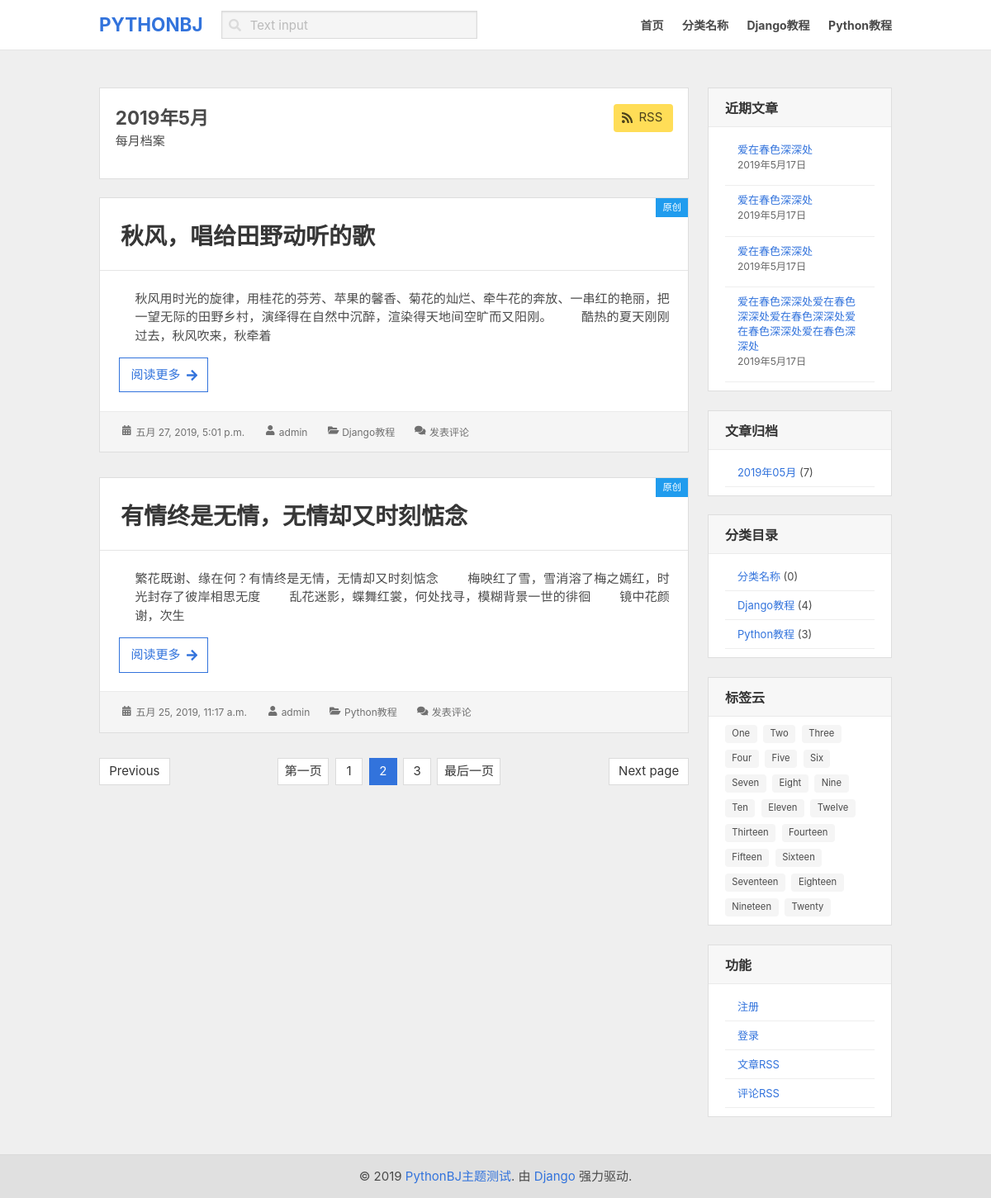
Screenshot of /blog/dates/2019/5/?page=2 with the database file from the repository.
### blog/models.py (models this page shows, shortened)
class Category(models.Model):
    name = models.CharField('分类名称', max_length=32)
    slug = models.SlugField('slug', max_length=64)
    author = models.ForeignKey(User, on_delete=models.CASCADE, verbose_name="用户")
    desc = models.TextField('分类描述', max_length=200)
    add_date = models.DateTimeField(auto_now_add=True)
    pub_date = models.DateTimeField(auto_now=True)
    class Meta:
        ordering = ['-pub_date']
        verbose_name_plural = "博客分类"

class Article(models.Model, ReadNumExpandMethod):
    HAS_PUB_CHOICES = (
        (0, '发布'),
        (1, '存草稿'),
    )
    HAS_REPRINT_CHOICES = (
        (0, '原创'),
        (1, '转载'),
    )
    title = models.CharField('文章标题', max_length=100)
    slug = models.SlugField('slug', max_length=100, blank=True, null=True, help_text="链接后缀，必须为英文字符")
    author = models.ForeignKey(User, on_delete=models.CASCADE, verbose_name="作者")
    read_details = GenericRelation(ReadDetail)  # 关联到这个模型，可以很方便的访问关联模型的所有数据
    desc = models.TextField(max_length=100, blank=True, help_text="文章简介，字数保持在100以内！")
    topic = models.ForeignKey('Topic', on_delete=models.CASCADE, verbose_name="专题", blank=True, null=True)
    category = models.ForeignKey('Category', on_delete=models.CASCADE, verbose_name="分类")
    picture = models.ImageField('封面图', upload_to='images/', max_length=200, blank=True, null=True)
    content = MDTextField()
    tags = models.ManyToManyField('Tag', blank=True)
    has_pub = models.PositiveSmallIntegerField('是否发布',choices=HAS_PUB_CHOICES, default=0)
    has_reprint = models.PositiveSmallIntegerField('是否原创', choices=HAS_REPRINT_CHOICES, default=0)
    has_url = models.URLField('原文链接', blank=True, null=True)
    add_date = models.DateTimeField(auto_now_add=True)
    pub_date = models.DateTimeField(auto_now=True)
    class Meta:
        ordering = ['-pub_date']
        verbose_name_plural = "文章管理"

### blog/views.py (the view)
# urls.py: path('dates/<int:year>/<int:month>/', views.blog_with_dates, name="dates"),
def blog_with_dates(request, year, month):
    blog_dates = Article.objects.filter(pub_date__year=year, pub_date__month=month, has_pub=0)  # 以月份归档
    paginator = Paginator(blog_dates, per_page=2, orphans=1)
    pages = paginator.page_range  # 生成所有页码
    pages_num = paginator.num_pages  # 总页数
    gd_page = paginator.page(2)  # 调用指定页面的内容
    page = request.GET.get('page')  # 当前页面
    contacts = paginator.get_page(page)
    return render(request, 'blog/page.html', locals())

### blog/templatetags/blog_tags.py (called while the page is built)
@register.simple_tag
def archives():
    return Article.objects.dates('pub_date', 'month', order='DESC')

@register.simple_tag
def archives_num(year, month):
    return Article.objects.filter(pub_date__year=year, pub_date__month=month, has_pub=0).count()

@register.simple_tag
def get_categorys():
    return Category.objects.all()

@register.simple_tag
def get_articel_nums(category_id):
    category = get_object_or_404(Category, id=category_id)
    return category.article_set.filter(has_pub=0).count()

### templates/blog/page.html (shortened to what this page needs)
{% extends 'base.html' %}
{% block section %}
      <div class="box has-background-white is-radiusless is-shadowless">
          <div class="content">
              <p class="is-pulled-left">
                  <span class="has-text-weight-bold is-size-4">{{ year }}年{{ month }}月</span> <br>
                  <span class="is-size-6">每月档案</span>
              </p>
              <a href="" class="button is-warning is-pulled-right">
                  <span class="icon">
                      <i class="fas fa-rss"></i>
                  </span>
                  <span>RSS</span>
              </a>
              <div class=" is-clearfix"></div>
          </div>
      </div>
  {% for article in contacts %}
  <div class="card is-shadowless" style="margin-bottom: 30px;">
      <header class="card-header is-shadowless">
          <a href="{% url 'blog:detail' article.id %}" class="card-header-title card-title">
              {{ article.title }}
          </a><span class="tag is-info is-radiusless">{{ article.get_has_reprint_display }}</span>
      </header>
      <div class="card-content">
          <div class="content">
              <p class="has-text-justified" style="padding-left: 20px">
                  {{ article.content|truncatechars:100 }}
              </p>
              <a href="{% url 'blog:detail' article.id %}" class=" button is-radiusless is-medium is-link is-outlined" >
                  <span class="is-size-6">阅读更多</span>
                  <span class="icon is-size-6">
                      <i class="fas fa-arrow-right"></i>
                  </span>
              </a>
          </div>
      </div>
      <footer class="card-footer has-background-light">
          <ul class="is-inline-block">
              <li class="is-inline-block">
                  <span class="icon is-small">
                      <i class="fa fa-calendar-alt"></i>
                  </span>
                  <span>{{ article.add_date }} </span>
              </li>
              <li class="is-inline-block">
                  <span class="icon is-small">
                      <i class="fa fa-user"></i>
                  </span>
                  <span><a href="">{{ article.author }}</a></span>
              </li>
              <li class="is-inline-block">
                  <span class="icon is-small">
                      <i class="fa fa-folder-open"></i>
                  </span>
                  <span><a href="">{{ article.category.name }}</a></span>
              </li>
              <li class="is-inline-block">
                  <span class="icon is-small">
                      <i class="fa fa-comments"></i>
                  </span>
                  <span><a href="">发表评论</a></span>
              </li>
          </ul>
      </footer>
  </div>
    {% endfor %}
<nav class="pagination is-centered" role="navigation" aria-label="pagination">
{% if contacts.has_previous %}
  <a class="pagination-previous is-radiusless has-background-white" href="?page={{ contacts.previous_page_number }}">Previous</a>
{% endif %}
{% if contacts.has_next %}
  <a class="pagination-next is-radiusless has-background-white" href="?page={{ contacts.next_page_number }}">Next page</a>
{% endif %}
  <ul class="pagination-list">
  <li><a class="pagination-link is-radiusless has-background-white" aria-label="Goto page 1" href="?page={{ contacts.start_index }}">第一页</a></li>
      {% for page in pages %}
    {% if page == contacts.number %}
        <li><a class="pagination-link is-current is-radiusless" href="?page={{ page }}">{{ page }}</a></li>
    {% else %}
        <li><a class="pagination-link is-radiusless has-background-white" href="?page={{ page }}">{{ page }}</a></li>
    {% endif %}
{% endfor %}
    <li><a class="pagination-link is-radiusless has-background-white" aria-label="Goto page 86" href="?page={{ contacts.end_index }}">最后一页</a></li>
  </ul>
</nav>
{% endblock %}

### templates/base.html (shortened to what this page needs)
{% load staticfiles %}
{% load blog_tags %}
<!DOCTYPE html>
<html lang="en">
<head>
    <link rel="stylesheet" href="{% static 'blog/css/style.css' %}">
    <link rel="stylesheet" href="{% static 'blog/css/bulma.css' %}">
</head>
<body>
<header>
    <nav class="navbar" role="navigation" aria-label="main navigation">
        <div class="container">
            <div class="navbar-brand" style="height:60px;">
                <a href="{% url 'blog:index' %}" class="navbar-item">
                    <span class="has-text-weight-bold is-size-4 is-uppercase has-text-link">pythonBJ</span>
                </a>
            </div>
            <div id="navbarBasicExample" class="navbar-menu">
                <div class="navbar-start">
                    <div class="navbar-item">
                        <div class="field">
                            <div class="control has-icons-left has-icons-right">
                                <input class="input is-radiusless has-background-light" type="text" placeholder="Text input">
                                <span class="icon is-small is-left">
                                </span>
                                </div>
                            </div>
                        </div>
                    </div>
                    <div class="navbar-end a-size">
                    {% get_categorys as cattegory_list %}
                        {% if cattegory_list %}
                        <a href="{% url 'blog:index' %}" class="navbar-item ">首页</a>
                        {% for category in cattegory_list %}
                        <a href="{% url 'blog:category' category.id %}" class="navbar-item">{{ category.name }}</a>
                            {% endfor %}
                        {% else %}
                            <a>还没有添加任何分类</a>
                        {% endif %}
                    </div>
                </div>
            </div>
            </nav>
        </header>
        <section class="section">
                <div class="container">
                   <div class="columns">
                       <div class="column is-9 ">
                           {% block section %}{% endblock section %}
                       </div>
                       <div class="column is-3  ">
                        <div class="box is-radiusless is-paddingless panel-head-backcolor is-shadowless">
        <h1 class=" has-text-weight-bold">近期文章</h1>
        <div class="box-content">
            <ul>
                <li>
                 <a href="">爱在春色深深处</a>
                 <time>2019年5月17日</time>
                </li>
                <li>
                     <a href="">爱在春色深深处</a>
                     <time>2019年5月17日</time>
                </li>
                <li>
                     <a href="">爱在春色深深处</a>
                     <time>2019年5月17日</time>
                </li>
                <li>
                 <a href="">爱在春色深深处爱在春色深深处爱在春色深深处爱在春色深深处爱在春色深深处</a>
                 <time>2019年5月17日</time>
                </li>
            </ul>
        </div>
    </div>
    <div class="box is-radiusless is-paddingless panel-head-backcolor is-shadowless">
         <h1 class=" has-text-weight-bold">文章归档</h1>
         <div class="box-content">
         {% archives as blog_dates %}
             <ul>
                 {% for blog_date in blog_dates %}
                 <li>
                  <a href="{% url 'blog:dates' blog_date.year blog_date.month%}">{{ blog_date|date:"Y年m月" }} </a><span>({% archives_num blog_date.year blog_date.month %})</span>
                 </li>
                 {% endfor %}
             </ul>
         </div>
     </div>
     <div class="box is-radiusless is-paddingless panel-head-backcolor is-shadowless">
             <h1 class=" has-text-weight-bold">分类目录</h1>
             <div class="box-content">
             {% get_categorys as cattegory_list %}
                 <ul>
                 {% if cattegory_list %}
                     {% for category in cattegory_list %}
                     <li>
                      <a href="{% url 'blog:category' category.id %}">{{ category.name }} </a><span>({% get_articel_nums category.id %})</span>
                     </li>
                     {% endfor %}
                 {% else %}
                      <li>
                      暂无分类
                     </li>
                 {% endif %}
                 </ul>
             </div>
     </div>
     <div class="box is-radiusless is-paddingless panel-head-backcolor is-shadowless">
             <h1 class=" has-text-weight-bold">标签云</h1>
             <div class="box-content">
                     <div class="tags">
                             <span class="tag">One</span>
                             <span class="tag">Two</span>
                             <span class="tag">Three</span>
                             <span class="tag">Four</span>
                             <span class="tag">Five</span>
                             <span class="tag">Six</span>
                             <span class="tag">Seven</span>
                             <span class="tag">Eight</span>
                             <span class="tag">Nine</span>
                             <span class="tag">Ten</span>
                             <span class="tag">Eleven</span>
                             <span class="tag">Twelve</span>
                             <span class="tag">Thirteen</span>
                             <span class="tag">Fourteen</span>
                             <span class="tag">Fifteen</span>
                             <span class="tag">Sixteen</span>
                             <span class="tag">Seventeen</span>
                             <span class="tag">Eighteen</span>
                             <span class="tag">Nineteen</span>
                             <span class="tag">Twenty</span>
                           </div>
             </div>
     </div>
     <div class="box is-radiusless is-paddingless panel-head-backcolor is-shadowless">
             <h1 class=" has-text-weight-bold">功能</h1>
             <div class="box-content">
                 <ul>
                     {% if user.is_authenticated %}
                         <li>
                      <a href="">管理站点 </a>
                     </li>
                     <li>
                         <a href="{% url 'logout' %}">登出</a>
                     </li>
                         {% else %}
                         <li>
                      <a href="">注册 </a>
                     </li>
                     <li>
                         <a href="{% url 'account:login' %}?from={{ request.get_full_path }}">登录</a>
                     </li>
                     {% endif %}
                     <li>
                         <a href="">文章RSS</a>
                     </li>
                     <li>
                         <a href="">评论RSS</a>
                     </li>
                 </ul>
             </div>
     </div>
                       </div>
                   </div>
                </div>
            </section>
{% include 'blog/footer.html' %}
</body>
</html>

### static/blog/css/style.css (style rules this page uses)
html { font-size: 15px; background-color: #EFEFEF; }
.a-size a { font-size: 14px !important; font-weight: bold; }
header { border-bottom:1px solid #e5e5e5; }
.card { border:1px solid #dedede; }
.card-title { font-size: 28px; padding: 25px 25px 20px !important; }
.card-footer { padding: 10px 25px; font-size: 12px; border-top:1px solid #EAEAEA !important; color: #707070; }
.card-footer a { color: #707070; }
.card-footer ul li { margin:5px 20px 5px 0; }
.panel-head-backcolor { background: #f7f7f7 !important; }
.box { background: #f7f7f7 !important; border: solid 1px #dedede; }
.box h1 { color: #333; font-size: 16px; padding: 12px 20px 10px; border-bottom: solid 1px #EAEAEA; text-transform: uppercase; position: relative; }
.box .box-content { background: #ffffff; padding: 10px 20px; font-size: 13px; }
.box .box-content li { padding: 8px 15px; overflow: hidden; line-height: 18px; border-bottom: 1px solid #eee; }
.box .box-content li a { font-size: 13px; }
.box .box-content li time { font-size: 0.8125rem; color: #686868; line-height: 1.615384615; margin-bottom: 0.538461538em; display: block; }

### rows the page displays
Category: name "分类名称", id "0"
Category: name "Django教程", id "4"
Category: name "Python教程", id "3"
Article: title "秋风，唱给田野动听的歌", has_reprint "原创", content "秋风用时光的旋律，用桂花的芬芳、苹果的馨香、菊花的灿烂、牵牛花的奔放、一串红的艳丽，把一望无际的田野乡村，演绎得在自然中沉醉，渲染得天地间空旷而又阳刚。 酷热的夏天刚刚过去，秋风吹来，秋牵着", add_date "五月 27, 2019, 5:01 p.m.", author "admin", category.name "Django教程"
Article: title "有情终是无情，无情却又时刻惦念", has_reprint "原创", content "繁花既谢、缘在何？有情终是无情，无情却又时刻惦念 梅映红了雪，雪消溶了梅之嫣红，时光封存了彼岸相思无度 乱花迷影，蝶舞红裳，何处找寻，模糊背景一世的徘徊 镜中花颜谢，次生", add_date "五月 25, 2019, 11:17 a.m.", author "admin", category.name "Python教程"

### other values shown
{{ year }} "2019"
{{ month }} "5"
{{ page }} "1" "3"
{{ page }} "2"
{{ blog_date|date:"Y年m月" }} "2019年05月"
